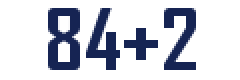
#> input picture caap/data/0.png, 120 x 40 px, found by its file name (shown 2 times larger)
$ python test.py
#> lines starting #> are read from the running program, lines starting #| are printed output that depends on the picture
from PIL import Image
import numpy as np
to = [(0, 1), (0, -1), (1, 0), (-1, 0)]
represent = {
    # 362 是6或9
    358: "0", 166: "1", 300: "2", 326: "3", 276: "4", 317: "5", 362: "6", 244: "7", 402: "8", 128: "+", 36: "-"
}


def bfs_count(start, vis, a):
    q = [start]
    count = 0
    while len(q) > 0:
        tmp = q[0]
        q.pop(0)
        for i in to:
            if vis[tmp[0] + i[0]][tmp[1] + i[1]] == 1:
                continue
            if a[tmp[0] + i[0]][tmp[1] + i[1]] != 255:
                count += 1
                vis[tmp[0] + i[0]][tmp[1] + i[1]] = 1
                q.append((tmp[0] + i[0], tmp[1] + i[1]))
#    print(represent[count])
    return represent[count]


def findblack(file):
    data = ""
    im = Image.open(file)
    im = im.convert("L")
    y, x = im.size
    a = np.array(im)
    vis = np.full((x, y), 0)
    for i in range(y):
        for j in range(x):
            if a[j][i] != 255 and vis[j][i] == 0:
                data += bfs_count((j, i), vis, a)
            else:
                vis[j][i] = 1
    print(data)
    return eval(data)


def cmp(file):
#> called with file = '0.png'
    data = []
    for i in range(12):
        tmp = Image.open(".\\data\\{}.png".format(i))
#> tmp is the input picture: PIL image 120x40 RGB; mean R, G, B 206, 208.9, 218.8
        tmp = tmp.convert("L")
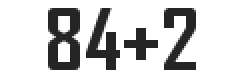
#> tmp: PIL image 120x40 L (shown 2 times larger); min 37, max 255, mean 209.1
        data.append(np.array(tmp))
    im = Image.open(file)
    im = im.convert("L")
    x, y = im.size
    print(x, y)
    a = np.array(im)
    i = 0
    where = []
    print(len(a))

    while i < x:
        j = 0
        while j < y:
            end = True
            if a[j][i] != 255:
                start = [i, ]
                while end:
                    i += 1
                    for j in range(y):
                        if a[j][i] != 255:
                            break
                        elif j == y - 1:
                            end = False
                start.append(i)
                where.append(start)
                print(start)
            if end is False:
                    break
            j += 1
            if end is False:
                break
        i += 1
    for j in where:
        print(j)
        test = im.crop((j[0], 0, j[1], y))
        test.save("{}.png".format(i))
        i += 1


if __name__ == "__main__":
#> (the run stopped early here; a loop or call above may not have finished)
